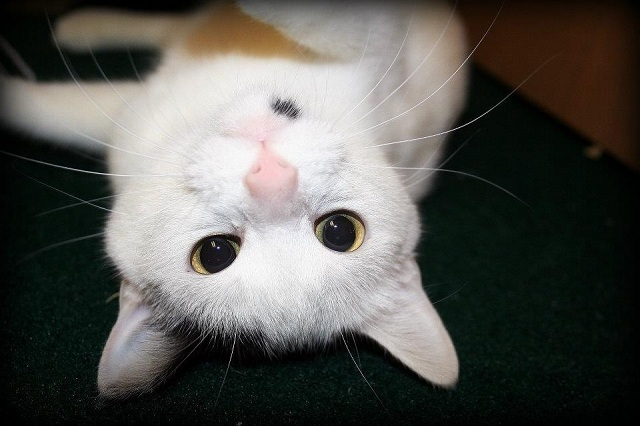
#> input picture demo 16 - video (cv2)/4 - shapes/cat.jpg, 640 x 426 px
$ python draw_shapes.py
#> lines starting #> are read from the running program, lines starting #| are printed output that depends on the picture
# draw_shapes.py

import numpy as np
import cv2

img = cv2.imread('cat.jpg', 1)
#> img is the input picture: shape (426, 640, 3); mean B, G, R 82.6, 87.3, 87.8

cv2.line(img,(0,0),(511,511),(255,0,0), 5)
# Draw a diagonal blue line with thickness of 5 pixels, and the end points being passed as arguments

cv2.rectangle(img,(384,0),(510,128),(0,255,0), 3)
# Draw a green rectangle with the the two diaganoal points being passed as argument

cv2.circle(img,(255,255), 63, (0,0,255), -1)
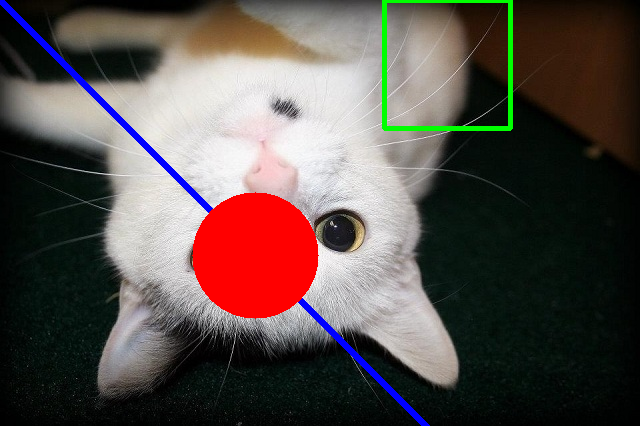
#> img: shape (426, 640, 3); mean B, G, R 74.7, 78.7, 88.6
# Draw a red circle centred at (255,255) and a radius of 63 units. Negative thickness indicates that the circle is filled

cv2.imshow('Shapes on image', img)

print('Switch to image view. Then press any key to close')

cv2.waitKey(0)
cv2.destroyAllWindows()

cv2.imwrite('cat_shapes.jpg', img)

# Reference - https://opencv-python-tutroals.readthedocs.io/en/latest/py_tutorials/py_gui/py_drawing_functions/py_drawing_functions.html
# This shows how to draw lines, rectanges, and circles
# The function can draw these shapes on images or on an empty background
